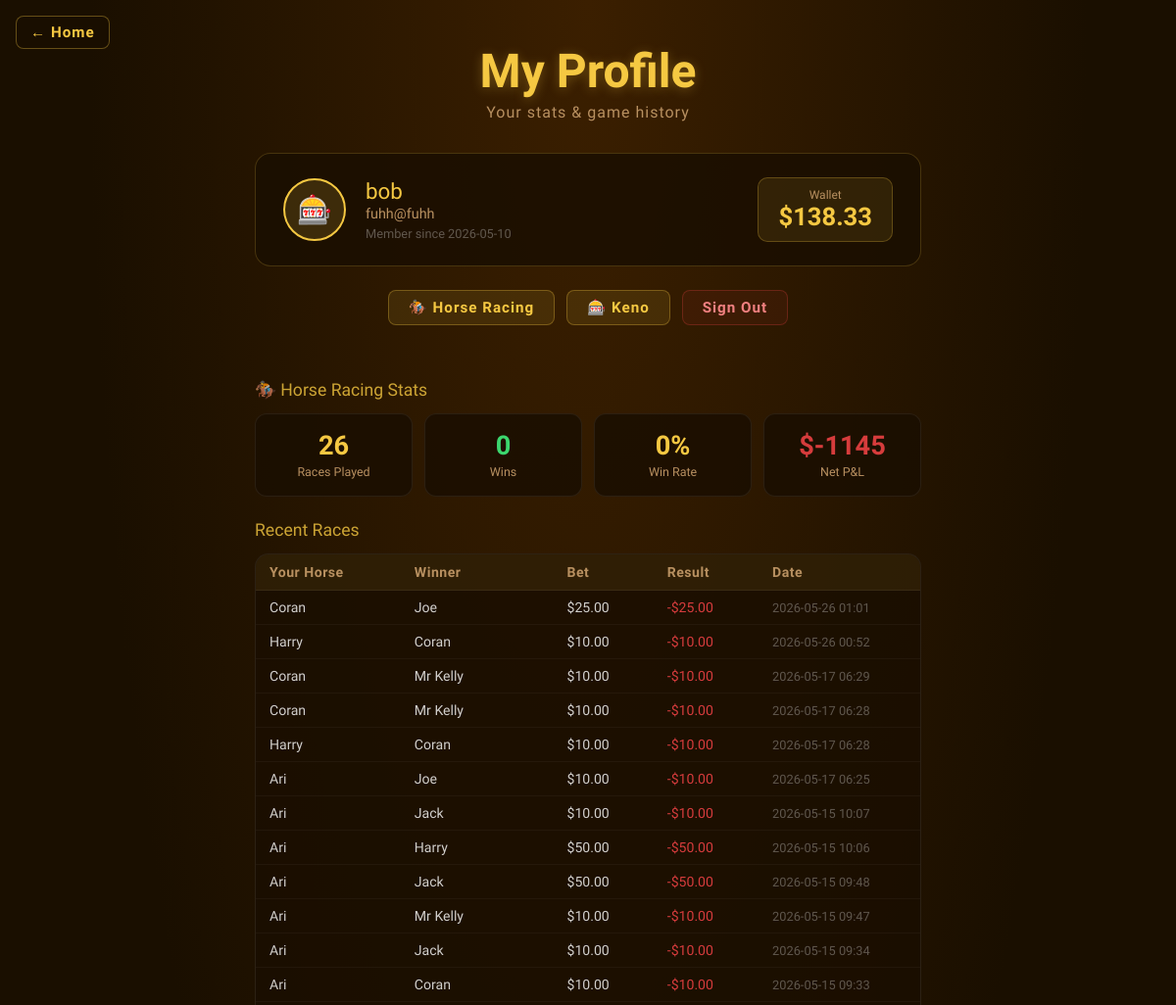
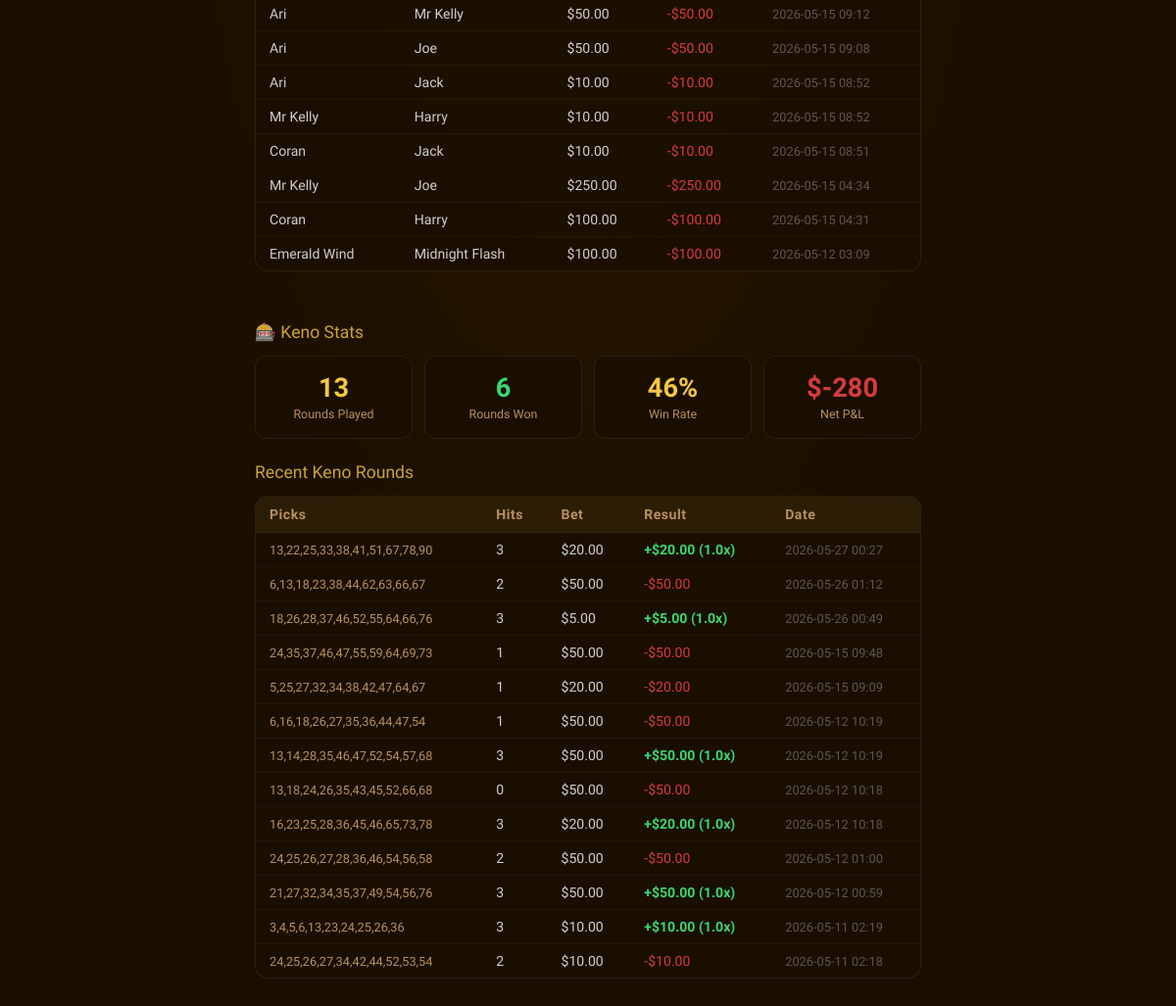
The page /profile (signed in) on the database as committed earlier (2 pictures, top to bottom).
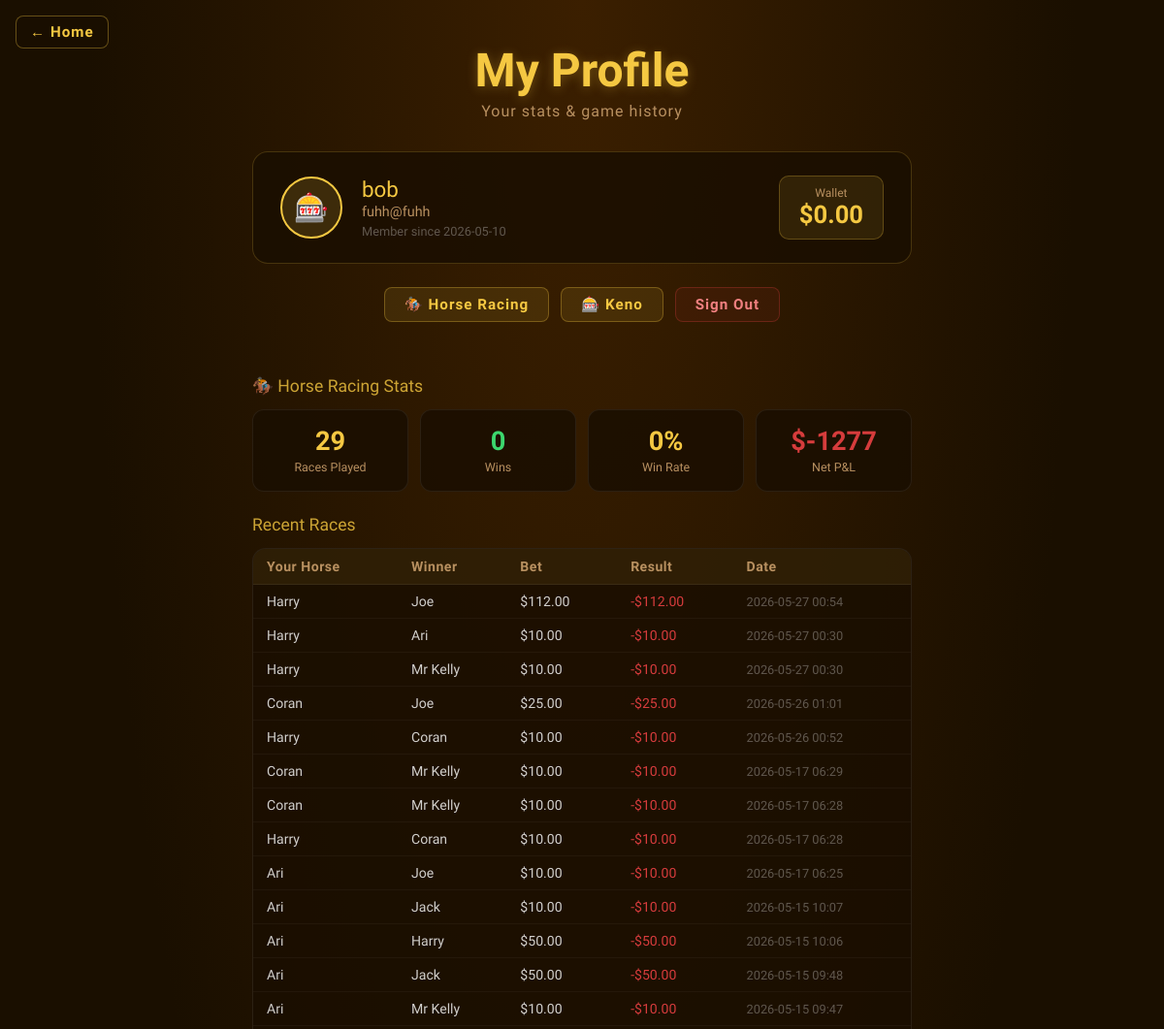
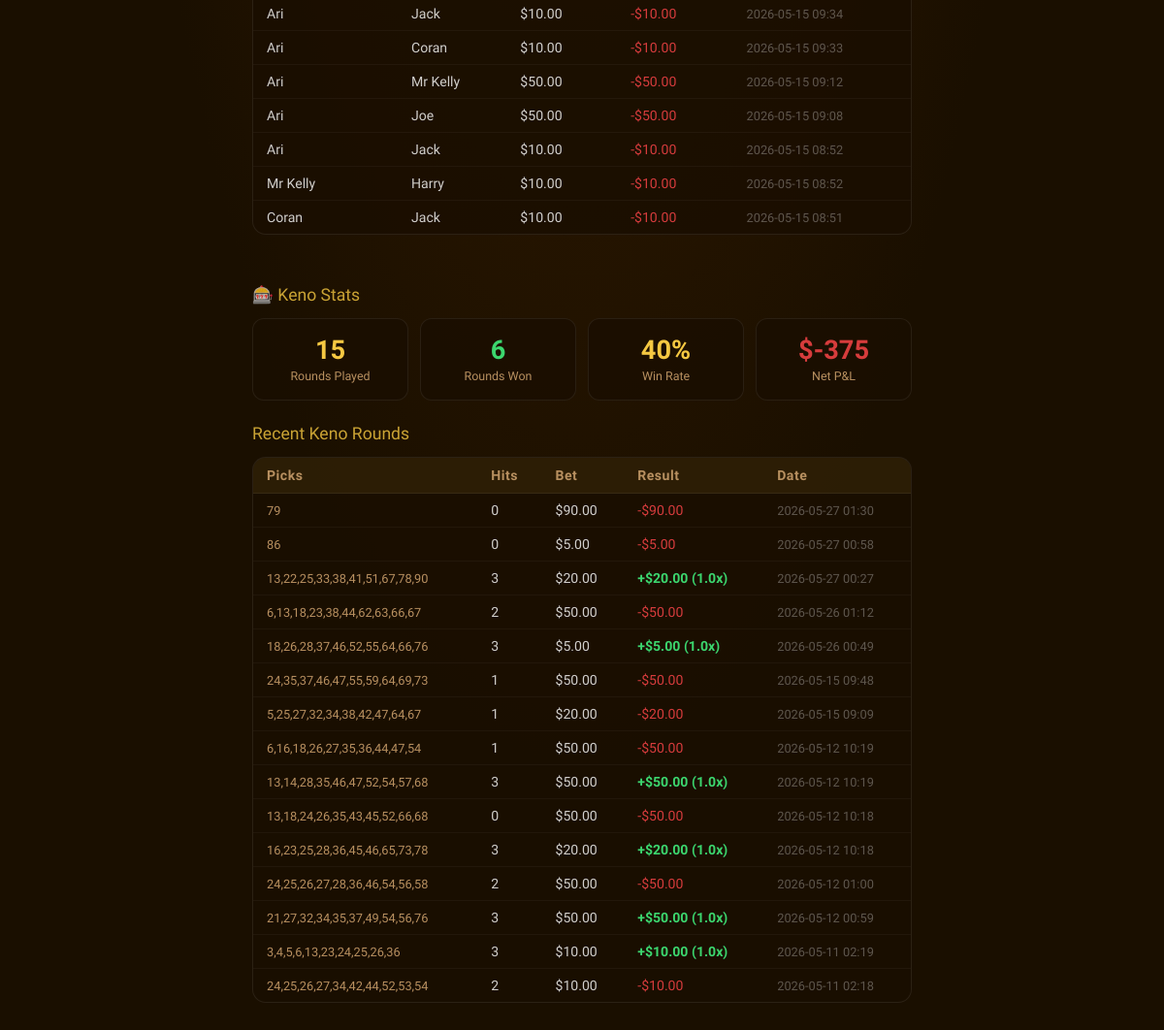
The same page on the database as committed later (2 pictures, top to bottom).
### tables this page shows
CREATE TABLE users (
            id            INTEGER PRIMARY KEY AUTOINCREMENT,
            username      TEXT    NOT NULL UNIQUE,
            email         TEXT    NOT NULL UNIQUE,
            password_hash TEXT    NOT NULL,
            wallet        REAL    NOT NULL DEFAULT 1000.0,
            created_at    TEXT    NOT NULL
        );

CREATE TABLE race_history (
            id          INTEGER PRIMARY KEY AUTOINCREMENT,
            user_id     INTEGER NOT NULL REFERENCES users(id),
            horse_id    INTEGER NOT NULL,
            horse_name  TEXT    NOT NULL,
            bet         REAL    NOT NULL,
            won         INTEGER NOT NULL,
            payout      REAL    NOT NULL,
            winner_name TEXT    NOT NULL,
            played_at   TEXT    NOT NULL
        );

CREATE TABLE keno_history (
            id         INTEGER PRIMARY KEY AUTOINCREMENT,
            user_id    INTEGER NOT NULL REFERENCES users(id),
            picks      TEXT    NOT NULL,
            bet        REAL    NOT NULL,
            hits       INTEGER NOT NULL,
            won        INTEGER NOT NULL,
            payout     REAL    NOT NULL,
            factor     REAL    NOT NULL,
            played_at  TEXT    NOT NULL
        );

### app.py (the view)
@app.route('/profile')
@login_required
def profile():
    user = current_user()
    db   = get_db()
    races = db.execute(
        'SELECT * FROM race_history WHERE user_id=? ORDER BY played_at DESC LIMIT 20',
        (user['id'],)
    ).fetchall()
    kenos = db.execute(
        'SELECT * FROM keno_history WHERE user_id=? ORDER BY played_at DESC LIMIT 20',
        (user['id'],)
    ).fetchall()
    race_stats = db.execute(
        'SELECT COUNT(*) as total, SUM(won) as wins, SUM(bet) as wagered, SUM(payout) as returned FROM race_history WHERE user_id=?',
        (user['id'],)
    ).fetchone()
    keno_stats = db.execute(
        'SELECT COUNT(*) as total, SUM(won) as wins, SUM(bet) as wagered, SUM(payout) as returned FROM keno_history WHERE user_id=?',
        (user['id'],)
    ).fetchone()
    return render_template('Profile.html', user=user, races=races, kenos=kenos,
                           race_stats=race_stats, keno_stats=keno_stats)

### app.py (called while the page is built)
def get_db():
    if 'db' not in g:
        g.db = sqlite3.connect(DATABASE)
        g.db.row_factory = sqlite3.Row   # access columns by name not teh index
    return g.db

def login_required(f):    #fragile ai thing
    @wraps(f)
    def decorated(*args, **kwargs):
        if 'user_id' not in session:
            return redirect(url_for('login'))
        return f(*args, **kwargs)
    return decorated

def current_user():
    if 'user_id' not in session:
        return None
    return get_db().execute('SELECT * FROM users WHERE id = ?', (session['user_id'],)).fetchone()

### Templates/Profile.html (shortened to what this page needs)
<!DOCTYPE html>
<html lang="en">
<head>
</head>
<body>
<a href="/" class="back-home">&#8592; Home</a>
<h1>My Profile</h1>
<p class="subtitle">Your stats &amp; game history</p>
<div class="account-card">
  <div class="avatar">🎰</div>
  <div class="account-info">
    <div class="name">{{ user['username'] }}</div>
    <div class="email">{{ user['email'] }}</div>
    <div class="since">Member since {{ user['created_at'][:10] }}</div>
  </div>
  <div class="wallet-big">
    <span class="wlabel">Wallet</span>
    ${{ "%.2f"|format(user['wallet']) }}
  </div>
</div>
<div class="nav-row">
  <a href="/race"   class="nav-btn">🏇 Horse Racing</a>
  <a href="/keno"   class="nav-btn">🎰 Keno</a>
  <a href="/logout" class="nav-btn logout">Sign Out</a>
</div>
<div class="section-title">🏇 Horse Racing Stats</div>
<div class="stats-grid">
  <div class="stat-card gold">
    <span class="sv">{{ race_stats['total'] or 0 }}</span>
    <span class="sl">Races Played</span>
  </div>
  <div class="stat-card green">
    <span class="sv">{{ race_stats['wins'] or 0 }}</span>
    <span class="sl">Wins</span>
  </div>
  <div class="stat-card gold">
    {% set win_rate = ((race_stats['wins'] or 0) / (race_stats['total'] or 1) * 100) %}
    <span class="sv">{{ "%.0f"|format(win_rate) }}%</span>
    <span class="sl">Win Rate</span>
  </div>
  <div class="stat-card red">
    {% set net = ((race_stats['returned'] or 0) - (race_stats['wagered'] or 0)) %}
    <span class="sv {% if net >= 0 %}green{% endif %}">
      {% if net >= 0 %}+{% endif %}${{ "%.0f"|format(net) }}
    </span>
    <span class="sl">Net P&amp;L</span>
  </div>
</div>
<div class="section-title" style="margin-top:20px;">Recent Races</div>
<div class="history-wrap">
  {% if races %}
  <table>
    <thead>
      <tr>
        <th>Your Horse</th>
        <th>Winner</th>
        <th>Bet</th>
        <th>Result</th>
        <th>Date</th>
      </tr>
    </thead>
    <tbody>
      {% for r in races %}
      <tr>
        <td>{{ r['horse_name'] }}</td>
        <td>{{ r['winner_name'] }}</td>
        <td>${{ "%.2f"|format(r['bet']) }}</td>
        <td>
          {% if r['won'] %}
            <span class="badge-win">+${{ "%.2f"|format(r['payout']) }}</span>
          {% else %}
            <span class="badge-lose">-${{ "%.2f"|format(r['bet']) }}</span>
          {% endif %}
        </td>
        <td style="color:rgba(255,255,255,0.3);font-size:0.8rem;">{{ r['played_at'][:16] }}</td>
      </tr>
      {% endfor %}
    </tbody>
  </table>
  {% else %}
  <div class="empty-state">No races yet — <a href="/race" style="color:var(--accent);">place your first bet!</a></div>
  {% endif %}
</div>
<div class="section-title">🎰 Keno Stats</div>
<div class="stats-grid">
  <div class="stat-card gold">
    <span class="sv">{{ keno_stats['total'] or 0 }}</span>
    <span class="sl">Rounds Played</span>
  </div>
  <div class="stat-card green">
    <span class="sv">{{ keno_stats['wins'] or 0 }}</span>
    <span class="sl">Rounds Won</span>
  </div>
  <div class="stat-card gold">
    {% set kwin_rate = ((keno_stats['wins'] or 0) / (keno_stats['total'] or 1) * 100) %}
    <span class="sv">{{ "%.0f"|format(kwin_rate) }}%</span>
    <span class="sl">Win Rate</span>
  </div>
  <div class="stat-card red">
    {% set knet = ((keno_stats['returned'] or 0) - (keno_stats['wagered'] or 0)) %}
    <span class="sv {% if knet >= 0 %}green{% endif %}">
      {% if knet >= 0 %}+{% endif %}${{ "%.0f"|format(knet) }}
    </span>
    <span class="sl">Net P&amp;L</span>
  </div>
</div>
<div class="section-title" style="margin-top:20px;">Recent Keno Rounds</div>
<div class="history-wrap">
  {% if kenos %}
  <table>
    <thead>
      <tr>
        <th>Picks</th>
        <th>Hits</th>
        <th>Bet</th>
        <th>Result</th>
        <th>Date</th>
      </tr>
    </thead>
    <tbody>
      {% for k in kenos %}
      <tr>
        <td style="color:var(--muted);font-size:0.8rem;">{{ k['picks'] }}</td>
        <td>{{ k['hits'] }}</td>
        <td>${{ "%.2f"|format(k['bet']) }}</td>
        <td>
          {% if k['won'] %}
            <span class="badge-win">+${{ "%.2f"|format(k['payout']) }} ({{ k['factor'] }}x)</span>
          {% else %}
            <span class="badge-lose">-${{ "%.2f"|format(k['bet']) }}</span>
          {% endif %}
        </td>
        <td style="color:rgba(255,255,255,0.3);font-size:0.8rem;">{{ k['played_at'][:16] }}</td>
      </tr>
      {% endfor %}
    </tbody>
  </table>
  {% else %}
  <div class="empty-state">No keno rounds yet — <a href="/keno" style="color:var(--accent);">try your luck!</a></div>
  {% endif %}
</div>
</body>
</html>

### Templates/Profile.html (style rules this page uses)
:root { --dark: #1a0f00; --accent: #f5c842; --green: #3cd66e; --red: #d63c3c; --white: #fff8ee; --muted: #b89060; --panel: rgba(26,15,0,0.85); }
* { box-sizing: border-box; margin: 0; padding: 0; }
body { font-family: 'Barlow Condensed', sans-serif; background: var(--dark); background-image: radial-gradient(ellipse at top, #3b1f00 0%, #1a0f00 60%); color: var(--white); min-height: 100vh; display: flex; flex-direction: column; align-items: center; padding: 24px 16px 60px; }
.back-home { position: fixed; top: 16px; left: 16px; background: rgba(26,15,0,0.88); border: 1px solid rgba(245,200,66,0.35); border-radius: 8px; padding: 7px 14px; color: var(--accent); font-family: 'Barlow Condensed', sans-serif; font-size: 0.95rem; font-weight: 700; text-decoration: none; letter-spacing: 1px; backdrop-filter: blur(6px); transition: background 0.15s; z-index: 50; }
h1 { font-family: 'Rye', serif; font-size: clamp(2rem, 6vw, 3rem); color: var(--accent); text-shadow: 0 2px 12px rgba(245,200,66,0.3); text-align: center; margin: 20px 0 4px; }
.subtitle { color: var(--muted); font-size: 1rem; letter-spacing: 1px; text-align: center; margin-bottom: 32px; }
.account-card { background: var(--panel); border: 1px solid rgba(245,200,66,0.2); border-radius: 16px; padding: 24px 28px; width: 100%; max-width: 680px; display: flex; align-items: center; gap: 20px; margin-bottom: 24px; flex-wrap: wrap; }
.avatar { width: 64px; height: 64px; border-radius: 50%; background: rgba(245,200,66,0.15); border: 2px solid var(--accent); display: flex; align-items: center; justify-content: center; font-size: 1.8rem; flex-shrink: 0; }
.account-info { flex: 1; }
.account-info .name { font-family: 'Rye', serif; font-size: 1.4rem; color: var(--accent); }
.account-info .email { color: var(--muted); font-size: 0.9rem; margin-top: 2px; }
.account-info .since { color: rgba(255,255,255,0.3); font-size: 0.8rem; margin-top: 4px; }
.wallet-big { font-size: 1.6rem; font-weight: 700; color: var(--accent); background: rgba(245,200,66,0.1); border: 1px solid rgba(245,200,66,0.25); border-radius: 10px; padding: 10px 20px; text-align: center; flex-shrink: 0; }
.wallet-big .wlabel { font-size: 0.75rem; color: var(--muted); display: block; font-weight: 400; }
.section-title { font-family: 'Rye', serif; color: var(--accent); font-size: 1.1rem; opacity: 0.8; margin-bottom: 14px; margin-top: 28px; width: 100%; max-width: 680px; }
.stats-grid { display: grid; grid-template-columns: repeat(auto-fit, minmax(140px, 1fr)); gap: 12px; width: 100%; max-width: 680px; margin-bottom: 4px; }
.stat-card { background: var(--panel); border: 1px solid rgba(255,255,255,0.07); border-radius: 12px; padding: 16px; text-align: center; }
.stat-card .sv { font-size: 1.7rem; font-weight: 700; display: block; }
.stat-card .sl { font-size: 0.78rem; color: var(--muted); margin-top: 2px; }
.stat-card.green .sv { color: var(--green); }
.stat-card.gold .sv { color: var(--accent); }
.stat-card.red .sv { color: var(--red); }
.history-wrap { width: 100%; max-width: 680px; background: var(--panel); border: 1px solid rgba(255,255,255,0.08); border-radius: 14px; overflow: hidden; margin-bottom: 24px; }
.history-wrap table { width: 100%; border-collapse: collapse; font-size: 0.88rem; }
.history-wrap th { background: rgba(245,200,66,0.08); color: var(--muted); font-weight: 700; padding: 10px 14px; text-align: left; letter-spacing: 0.5px; border-bottom: 1px solid rgba(255,255,255,0.06); }
.history-wrap td { padding: 9px 14px; border-bottom: 1px solid rgba(255,255,255,0.04); color: rgba(255,255,255,0.8); }
.history-wrap tr:last-child td { border-bottom: none; }
.badge-win { color: var(--green); font-weight: 700; }
.badge-lose { color: var(--red); }
.nav-row { display: flex; gap: 12px; margin-bottom: 28px; flex-wrap: wrap; justify-content: center; }
.nav-btn { background: rgba(245,200,66,0.1); border: 1px solid rgba(245,200,66,0.3); border-radius: 8px; padding: 8px 20px; color: var(--accent); text-decoration: none; font-family: 'Barlow Condensed', sans-serif; font-weight: 700; font-size: 0.95rem; letter-spacing: 1px; transition: background 0.15s; }
.nav-btn.logout { border-color: rgba(214,60,60,0.3); color: #f08080; background: rgba(214,60,60,0.08); }

Rows that differ between the two databases and show on the page:
no longer on this page (row unchanged): race_history: horse_name "Mr Kelly", winner_name "Joe", bet "250.00", played_at "2026-05-15 04:34"
no longer on this page (row unchanged): race_history: horse_name "Coran", winner_name "Harry", bet "100.00", played_at "2026-05-15 04:31"
no longer on this page (row unchanged): race_history: horse_name "Emerald Wind", winner_name "Midnight Flash", bet "100.00", played_at "2026-05-12 03:09"
changed users "bob": wallet "138.33" → "0.00"
added race_history: horse_name "Harry", winner_name "Joe", bet "112.00", played_at "2026-05-27 00:54"
added race_history: horse_name "Harry", winner_name "Ari", bet "10.00", played_at "2026-05-27 00:30"
added race_history: horse_name "Harry", winner_name "Mr Kelly", bet "10.00", played_at "2026-05-27 00:30"
added keno_history: picks "79", hits "0", bet "90.00", played_at "2026-05-27 01:30"
added keno_history: picks "86", hits "0", bet "5.00", played_at "2026-05-27 00:58"
Other text that changed with them:
{{ race_stats['total'] or 0 }}: "26" → "29"
{{ "%.0f"|format(net) }}: "-1145" → "-1277"
{{ keno_stats['total'] or 0 }}: "13" → "15"
{{ "%.0f"|format(kwin_rate) }}: "46" → "40"
{{ "%.0f"|format(knet) }}: "-280" → "-375"
